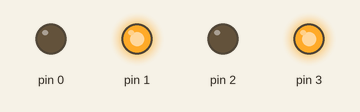
Simulated run of this sketch. Board: Arduino Uno, built with avr-gcc and run on an emulated ATmega328P. Parts: output pins drawn as LEDs (lit = HIGH).

Above: at 0.2 s.
At 1.0 s:
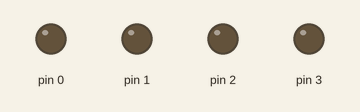
At 8.0 s:
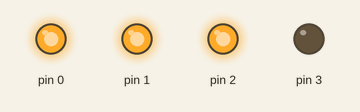
At 8.6 s:
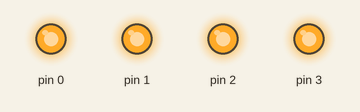
At 9.4 s:
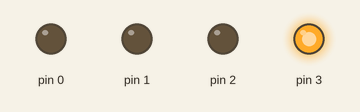
At 13.9 s:
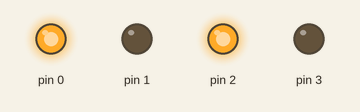
Timing chart, 0 to 15.1 s (numbered marks = the images above):
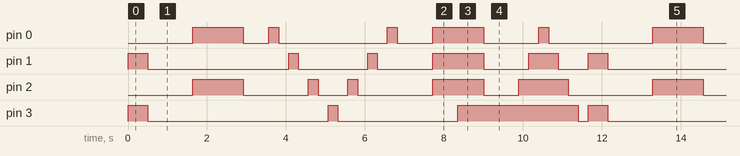

Measured:
- by itself, pin 3: repeats every 11.6 s: LOW 4.6 s, HIGH 0.25 s, LOW 3.0 s, HIGH 3.0 s, LOW 0.25 s, HIGH 0.50 s
- by itself, pin 2: repeats every 11.6 s: LOW 1.6 s, HIGH 0.25 s, LOW 0.75 s, HIGH 0.25 s, LOW 1.9 s, HIGH 1.3 s, LOW 0.90 s, HIGH 1.3 s, LOW 2.1 s, HIGH 1.3 s
- by itself, pin 0: repeats every 11.6 s: LOW 0.64 s, HIGH 0.25 s, LOW 2.8 s, HIGH 0.25 s, LOW 0.90 s, HIGH 1.3 s, LOW 1.4 s, HIGH 0.25 s, LOW 2.6 s, HIGH 1.3 s

The sketch:

Examen1.ino
```cpp
/*
 * Project Examen 1
 * Description: Examen xd
 * Encender LED2 y LED4 por 1/2 segundo y apagarlos por medio segundo
 * PWM LED1 y LED3 de 0-100% y de 100% a 0%
 * Secuencia de izquierda a derecha y de derecha a izquierda por 1/4 de segundo
 * Todos PWM de 0-100% y de 100-0%
 * Secuencia de derecha a izquierda y de izquierda a derecha por 1/4 segundo
 * Author: Javier Sánchez
 * Date: Octubre 20, 2020.
 */

int tiempoEntreLEDs = 250; // tiempo entre LEDs
int tiempoPWM = 5; // tiempo entre actualizaciones PWM
// Las instrucciones dentro del bloque setup sólo se ejecutan una vez
void setup()
{
    for (int i = 0; i <= 3; i++) // Inicializando D0 a D3.
    {
        pinMode(i, OUTPUT);
    }
}

// Las instrucciones dentro de la función loop se repiten indefinidamente.
void loop()
{
    // Encender LED2 y LED4 por medio segundo y apagar por medio segundo #1
    digitalWrite(1,HIGH);
    digitalWrite(3,HIGH);
    delay(500);
    digitalWrite(1,LOW);
    digitalWrite(3,LOW);
    delay(500);
    // PWM LED1 y LED3 de 0-100%  y de regreso #2
    for(int i=0; i<255; i++){ // yendo de 0% a 100%
        analogWrite(0,i);
        analogWrite(2,i);
        delay(tiempoPWM);
    }
    for(int i=255; i>=0; i--){ // yendo de 100% a 0%
        analogWrite(0,i);
        analogWrite(2,i);
        delay(tiempoPWM);
    }
    // Secuencia de LEDs de izquierda a derecha y viceversa #3
    for (int i = 0; i <= 2; i++) // encendiendo y apagando hacia la derecha
    {
        digitalWrite(i, HIGH);
        delay(tiempoEntreLEDs);
        digitalWrite(i, LOW);
        delay(tiempoEntreLEDs);
    }
    for (int i = 3; i >= 0; i--) // encendiendo y apagando hacia la izquierda
    {
        digitalWrite(i, HIGH);
        delay(tiempoEntreLEDs);
        digitalWrite(i, LOW);
        delay(tiempoEntreLEDs);
    }
    // Los cuatro LEDs en PWM de 0-100% y de 100-0% #4
    for(int i=0; i<=255; i++){ // PWM de 0% a 100%
        analogWrite(0,i);
        analogWrite(1,i);
        analogWrite(2,i);
        analogWrite(3,i);
        delay(tiempoPWM);
    }
    for(int i=255; i>=0; i--){ // PWM de 100% a 0%
        analogWrite(0,i);
        analogWrite(1,i);
        analogWrite(2,i);
        analogWrite(3,i);
        delay(tiempoPWM);
    }
    // Encendiendo de derecha a izquierda y apagando en orden inverso a ritmo de 1/4 de segundo #5
    for (int i = 3; i >= 0; i--) // encendiendo cada LED 250ms después del anterior
    {
        digitalWrite(i, HIGH);
        delay(tiempoEntreLEDs);
    }
    for (int i = 0; i <= 3; i++) // apagando cada LED 250ms después del anterior
    {
        digitalWrite(i, LOW);
        delay(tiempoEntreLEDs);
    }
}
```
